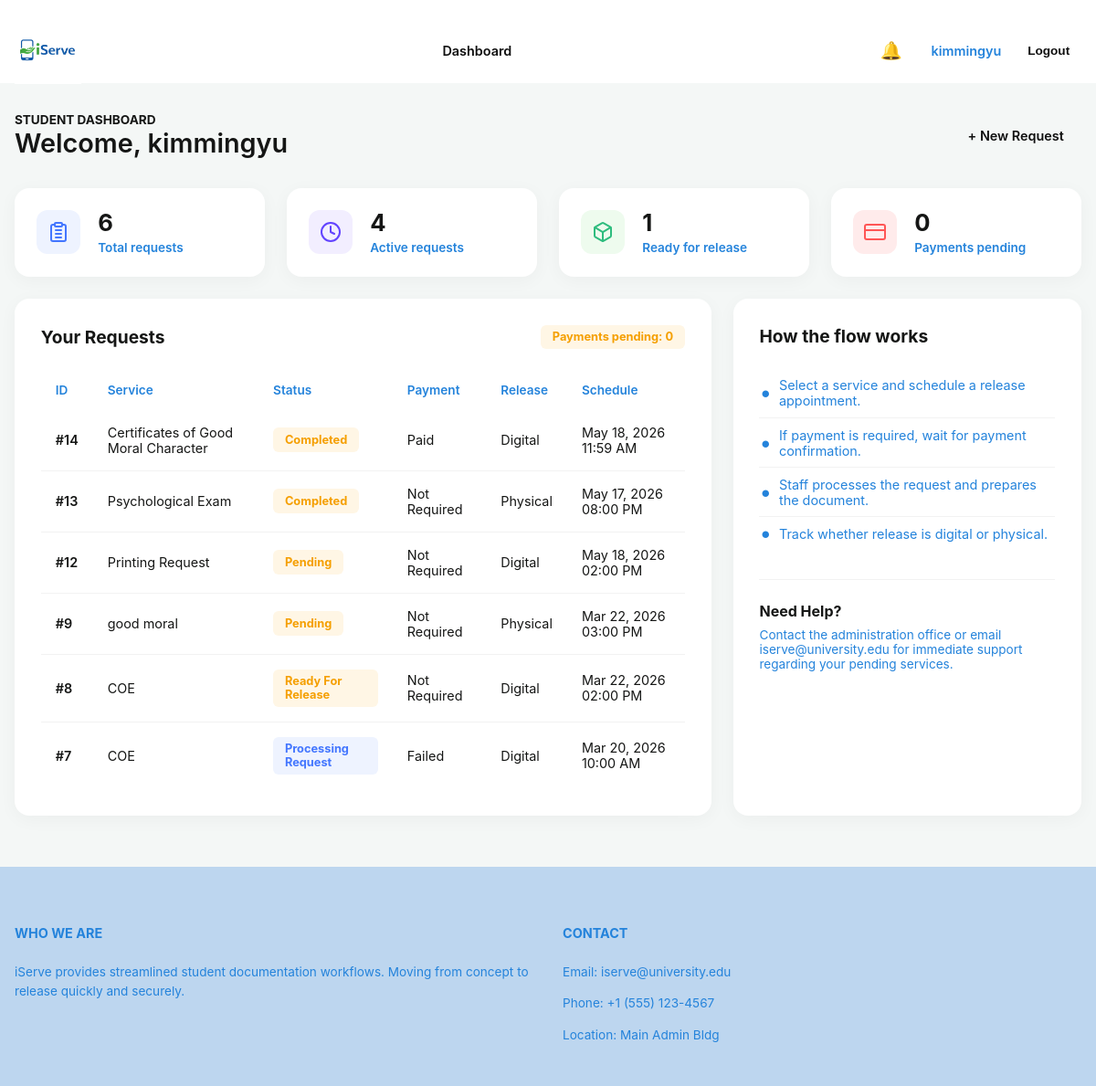
Page /dashboard/student/ (signed in) on the committed database.
### core/models.py (models this page shows, shortened)
class Appointment(models.Model):
	STATUS_PENDING = "pending"
	STATUS_PAYMENT_PENDING = "payment_pending"
	STATUS_PROCESSING = "processing"
	STATUS_DOCUMENT_PREP = "document_preparation"
	STATUS_READY_FOR_RELEASE = "ready_for_release"
	STATUS_COMPLETED = "completed"
	STATUS_INCOMPLETE = "incomplete"
	STATUS_CANCELLED = "cancelled"
	STATUS_CHOICES = [
		(STATUS_PENDING, "Pending"),
		(STATUS_PAYMENT_PENDING, "Awaiting Payment"),
		(STATUS_PROCESSING, "Processing Request"),
		(STATUS_DOCUMENT_PREP, "Document Preparation"),
		(STATUS_READY_FOR_RELEASE, "Ready For Release"),
		(STATUS_COMPLETED, "Completed"),
		(STATUS_INCOMPLETE, "Incomplete Requirements"),
		(STATUS_CANCELLED, "Cancelled"),
	]
	MODE_DIGITAL = "digital"
	MODE_PHYSICAL = "physical"
	RELEASE_MODE_CHOICES = [
		(MODE_DIGITAL, "Digital"),
		(MODE_PHYSICAL, "Physical"),
	]
	PAYMENT_NOT_REQUIRED = "not_required"
	PAYMENT_PENDING = "pending"
	PAYMENT_PAID = "paid"
	PAYMENT_FAILED = "failed"
	PAYMENT_STATUS_CHOICES = [
		(PAYMENT_NOT_REQUIRED, "Not Required"),
		(PAYMENT_PENDING, "Pending"),
		(PAYMENT_PAID, "Paid"),
		(PAYMENT_FAILED, "Failed"),
	]
	student = models.ForeignKey(settings.AUTH_USER_MODEL, on_delete=models.CASCADE)
	office = models.ForeignKey(Office, on_delete=models.SET_NULL, related_name="appointments", null=True, blank=True)
	service_type = models.CharField(max_length=120)
	number_of_copies = models.IntegerField(default=1, help_text="Number of copies needed")
	semester_and_academic_year = models.CharField(max_length=50, blank=True, help_text="e.g., 1st Semester 2023-2024")
	scheduled_at = models.DateTimeField()
	status = models.CharField(max_length=30, choices=STATUS_CHOICES, default=STATUS_PENDING)
	release_mode = models.CharField(max_length=10, choices=RELEASE_MODE_CHOICES, default=MODE_DIGITAL)
	payment_required = models.BooleanField(default=False)
	payment_status = models.CharField(
		max_length=20,
		choices=PAYMENT_STATUS_CHOICES,
		default=PAYMENT_NOT_REQUIRED,
	)
	or_number = models.CharField(max_length=50, blank=True)
	tracking_note = models.CharField(max_length=255, blank=True)
	created_at = models.DateTimeField(auto_now_add=True)
	updated_at = models.DateTimeField(auto_now=True)
	completed_at = models.DateTimeField(null=True, blank=True)
	class Meta:
		ordering = ["-created_at"]

### core/views.py (the view)
# urls.py: path('dashboard/student/', views.student_dashboard, name='student_dashboard'),
@login_required
def student_dashboard(request):
    appointments = Appointment.objects.filter(student=request.user)
    context = {
        "appointments": appointments,
        "active_count": appointments.exclude(
            status__in=[Appointment.STATUS_COMPLETED, Appointment.STATUS_CANCELLED]
        ).count(),
        "ready_count": appointments.filter(status=Appointment.STATUS_READY_FOR_RELEASE).count(),
        "payment_pending_count": appointments.filter(
            payment_status=Appointment.PAYMENT_PENDING
        ).count(),
    }
    return render(request, "student_dashboard.html", context)

### core/context_processors.py (called while the page is built)
def notifications_processor(request):
    if request.user.is_authenticated:
        recent_notifications = Notification.objects.filter(user=request.user).order_by('-created_at')[:5]
        unread_count = Notification.objects.filter(user=request.user, is_read=False).count()
        return {
            'recent_notifications': recent_notifications,
            'unread_notifications_count': unread_count,
        }
    return {
        'recent_notifications': [],
        'unread_notifications_count': 0,
    }

### templates/student_dashboard.html (shortened to what this page needs)
﻿{% extends 'base.html' %}
{% block content %}
<div class="dashboard-container">
  <div class="container">
    <div class="dash-header">
      <div>
        <span class="eyebrow" style="color: var(--primary-blue); font-size: 0.85rem; font-weight: 700; text-transform: uppercase;">STUDENT DASHBOARD</span>
        <h1>Welcome, {{ request.user.username }}</h1>
      </div>
      <div class="action-row" style="gap: 1rem; display: flex;">
        <a class="button-blue" href="{% url 'create_appointment' %}">+ New Request</a>
      </div>
    </div>
    <div class="stats-grid">
      <div class="metrics-card">
        <div class="metric-icon blue">
        </div>
        <div class="metric-info">
          <span class="metric-value">{{ appointments|length }}</span>
          <span class="metric-label">Total requests</span>
        </div>
      </div>
      <div class="metrics-card">
        <div class="metric-icon purple">
          <svg width="24" height="24" fill="none" stroke="currentColor" stroke-width="2" stroke-linecap="round" stroke-linejoin="round" viewBox="0 0 24 24"><circle cx="12" cy="12" r="10"></circle><polyline points="12 6 12 12 16 14"></polyline></svg>
        </div>
        <div class="metric-info">
          <span class="metric-value">{{ active_count }}</span>
          <span class="metric-label">Active requests</span>
        </div>
      </div>
      <div class="metrics-card">
        <div class="metric-icon green">
        </div>
        <div class="metric-info">
          <span class="metric-value">{{ ready_count }}</span>
          <span class="metric-label">Ready for release</span>
        </div>
      </div>
      <div class="metrics-card">
        <div class="metric-icon red">
          <svg width="24" height="24" fill="none" stroke="currentColor" stroke-width="2" stroke-linecap="round" stroke-linejoin="round" viewBox="0 0 24 24"><rect x="1" y="4" width="22" height="16" rx="2" ry="2"></rect><line x1="1" y1="10" x2="23" y2="10"></line></svg>
        </div>
        <div class="metric-info">
          <span class="metric-value">{{ payment_pending_count }}</span>
          <span class="metric-label">Payments pending</span>
        </div>
      </div>
    </div>
    <div class="dash-grid">
      <div class="panel">
        <div class="panel-head">
          <h2>Your Requests</h2>
          <span class="status-badge warning">Payments pending: {{ payment_pending_count }}</span>
        </div>
        <div class="table-wrap">
          <table>
            <thead>
              <tr>
                <th>ID</th>
                <th>Service</th>
                <th>Status</th>
                <th>Payment</th>
                <th>Release</th>
                <th>Schedule</th>
              </tr>
            </thead>
            <tbody>
              {% for item in appointments %}
                <tr>
                  <td style="font-weight: 600; color: var(--primary-blue);">#{{ item.id }}</td>
                  <td>{{ item.service_type }}</td>
                  <td><span class="status-badge {% if item.status == 'processing' %}primary{% elif item.status == 'ready' %}success{% else %}warning{% endif %}">{{ item.get_status_display }}</span></td>
                  <td>{{ item.get_payment_status_display }}</td>
                  <td>{{ item.get_release_mode_display }}</td>
                  <td>{{ item.scheduled_at|date:'M d, Y h:i A' }}</td>
                </tr>
              {% empty %}
                <tr>
                  <td colspan="6" style="text-align: center; color: var(--muted); padding: 2rem;">No requests yet. Start with Student Services to create your first appointment.</td>
                </tr>
              {% endfor %}
            </tbody>
          </table>
        </div>
      </div>
      <div class="panel">
        <div class="panel-head">
          <h2>How the flow works</h2>
        </div>
        <ul class="muted-list">
          <li>Select a service and schedule a release appointment.</li>
          <li>If payment is required, wait for payment confirmation.</li>
          <li>Staff processes the request and prepares the document.</li>
          <li>Track whether release is digital or physical.</li>
        </ul>
        <div style="margin-top: 2rem; padding-top: 1.5rem; border-top: 1px solid #f2f2f2;">
          <h3 style="font-size: 1rem; color: var(--ink); margin-bottom: 0.5rem;">Need Help?</h3>
          <p style="font-size: 0.85rem; color: var(--muted);">Contact the administration office or email iserve@university.edu for immediate support regarding your pending services.</p>
        </div>
      </div>
    </div>
  </div>
</div>
{% endblock %}

### templates/base.html (shortened to what this page needs)
﻿<!doctype html>
<html lang="en">
{% load static %}
<head>
</head>
<body>
  <nav class="navbar">
    <div class="container navbar-inner">
            {% load static %}
      <a class="brand" href="{% url 'home' %}">
        <img src="{% static 'images/logo.jfif' %}" alt="iServe Logo" style="height: 73px; width: auto;">
      </a>
      <div class="nav-links">
        {% if not request.user.is_authenticated %}
          <a class="nav-link{% if request.resolver_match.url_name == 'home' %} active{% endif %}" href="{% url 'home' %}">Home</a>
          <a class="nav-link{% if request.resolver_match.url_name == 'student_services' or request.resolver_match.url_name == 'create_appointment' %} active{% endif %}" href="{% url 'student_services' %}">Student Services</a>
        {% else %}
          {% if request.user.is_superuser %}
            <a class="nav-link{% if request.resolver_match.url_name == 'superadmin_dashboard' %} active{% endif %}" href="{% url 'superadmin_dashboard' %}">Admin Panel</a>
          {% elif request.user.is_staff %}
            <a class="nav-link{% if request.resolver_match.url_name == 'admin_dashboard' or request.resolver_match.url_name == 'update_appointment' %} active{% endif %}" href="{% url 'admin_dashboard' %}">Dashboard</a>
          {% else %}
            <a class="nav-link{% if request.resolver_match.url_name == 'student_dashboard' %} active{% endif %}" href="{% url 'student_dashboard' %}">Dashboard</a>
          {% endif %}
        {% endif %}
      </div>
      <div class="nav-actions">
        {% if request.user.is_authenticated %}
          <div class="notif-dropdown" id="notifDropdown">
            <button class="notif-btn" type="button" onclick="toggleNotif(event)" title="Notifications" style="margin-right: 0.5rem;">
              🔔
              {% if unread_notifications_count > 0 %}
                <span class="notif-badge">{{ unread_notifications_count }}</span>
              {% endif %}
            </button>
          </div>
          <span style="color: var(--muted); font-size: 0.9rem; font-weight: 600;">{{ request.user.username }}</span>
          <form style="margin: 0;" method="post" action="{% url 'logout' %}">
            <button class="button" style="padding: 0.4rem 0.8rem; font-size: 0.85rem;" type="submit">Logout</button>
          </form>
        {% else %}
          <a class="nav-link" href="{% url 'login' %}">Login</a>
          <a class="button-blue" href="{% url 'register' %}">Register</a>
        {% endif %}
      </div>
    </div>
  </nav>
  <main>
    {% block content %}{% endblock %}
  </main>
  <footer class="footer">
    <div class="container footer-grid">
      <div>
        <h4 class="footer-title">Who We Are</h4>
        <p>iServe provides streamlined student documentation workflows. Moving from concept to release quickly and securely.</p>
      </div>
      <div>
        <h4 class="footer-title">Contact</h4>
        <p>Email: iserve@university.edu</p>
        <p>Phone: +1 (555) 123-4567</p>
        <p>Location: Main Admin Bldg</p>
      </div>
    </div>
  </footer>
</body>
</html>

### rows in the picture
Appointment: id "14", service_type "Certificates of Good Moral Character", status "Completed", payment_status "Paid", release_mode "Digital", scheduled_at "May 18, 2026 11:59 AM"
Appointment: id "13", service_type "Psychological Exam", status "Completed", payment_status "Not Required", release_mode "Physical", scheduled_at "May 17, 2026 08:00 PM"
Appointment: id "12", service_type "Printing Request", status "Pending", payment_status "Not Required", release_mode "Digital", scheduled_at "May 18, 2026 02:00 PM"
Appointment: id "9", service_type "good moral", status "Pending", payment_status "Not Required", release_mode "Physical", scheduled_at "Mar 22, 2026 03:00 PM"
Appointment: id "8", service_type "COE", status "Ready For Release", payment_status "Not Required", release_mode "Digital", scheduled_at "Mar 22, 2026 02:00 PM"
Appointment: id "7", service_type "COE", status "Processing Request", payment_status "Failed", release_mode "Digital", scheduled_at "Mar 20, 2026 10:00 AM"

### other values in the picture
{{ unread_notifications_count }} "11"
{{ request.user.username }} "kimmingyu"
{{ appointments|length }} "6"
{{ active_count }} "4"
{{ ready_count }} "1"
{{ payment_pending_count }} "0"
